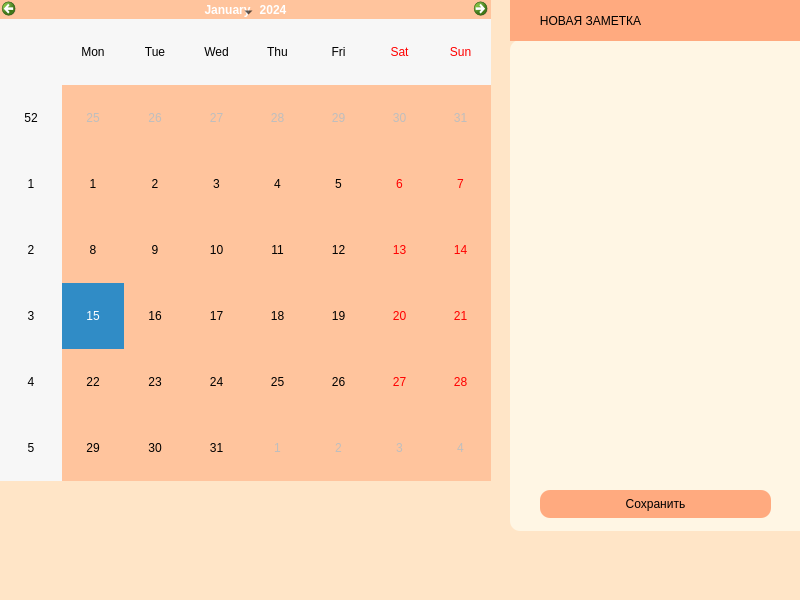
<?xml version="1.0" encoding="UTF-8"?>
<ui version="4.0">
 <class>MainWindow</class>
 <widget class="QMainWindow" name="MainWindow">
  <property name="geometry">
   <rect>
    <x>0</x>
    <y>0</y>
    <width>800</width>
    <height>600</height>
   </rect>
  </property>
  <property name="windowTitle">
   <string>MainWindow</string>
  </property>
  <property name="styleSheet">
   <string notr="true">background-color: rgb(255, 229, 199)</string>
  </property>
  <widget class="QWidget" name="centralwidget">
   <widget class="QCalendarWidget" name="calendarWidget">
    <property name="geometry">
     <rect>
      <x>0</x>
      <y>0</y>
      <width>491</width>
      <height>481</height>
     </rect>
    </property>
    <property name="styleSheet">
     <string notr="true">background-color: rgb(255, 196, 157);
border-radius: 30</string>
    </property>
   </widget>
   <widget class="QPushButton" name="pushButton">
    <property name="geometry">
     <rect>
      <x>540</x>
      <y>490</y>
      <width>231</width>
      <height>28</height>
     </rect>
    </property>
    <property name="styleSheet">
     <string notr="true">background-color: rgb(255, 170, 127);
font: 12pt &quot;Fixedsys&quot;;
border-radius: 10</string>
    </property>
    <property name="text">
     <string>Сохранить</string>
    </property>
   </widget>
   <widget class="QTextEdit" name="textEdit_4">
    <property name="geometry">
     <rect>
      <x>510</x>
      <y>40</y>
      <width>301</width>
      <height>491</height>
     </rect>
    </property>
    <property name="styleSheet">
     <string notr="true">background-color: rgb(255, 246, 228);
border-radius: 10</string>
    </property>
    <property name="html">
     <string>&lt;!DOCTYPE HTML PUBLIC &quot;-//W3C//DTD HTML 4.0//EN&quot; &quot;http://www.w3.org/TR/REC-html40/strict.dtd&quot;&gt;
&lt;html&gt;&lt;head&gt;&lt;meta name=&quot;qrichtext&quot; content=&quot;1&quot; /&gt;&lt;style type=&quot;text/css&quot;&gt;
p, li { white-space: pre-wrap; }
&lt;/style&gt;&lt;/head&gt;&lt;body style=&quot; font-family:'MS Shell Dlg 2'; font-size:7.8pt; font-weight:400; font-style:normal;&quot;&gt;
&lt;p style=&quot;-qt-paragraph-type:empty; margin-top:0px; margin-bottom:0px; margin-left:0px; margin-right:0px; -qt-block-indent:0; text-indent:0px;&quot;&gt;&lt;br /&gt;&lt;/p&gt;&lt;/body&gt;&lt;/html&gt;</string>
    </property>
   </widget>
   <widget class="QLabel" name="label_2">
    <property name="geometry">
     <rect>
      <x>510</x>
      <y>0</y>
      <width>291</width>
      <height>41</height>
     </rect>
    </property>
    <property name="styleSheet">
     <string notr="true">background-color: rgb(255, 170, 127);
font: 12pt &quot;Fixedsys&quot;;</string>
    </property>
    <property name="text">
     <string>         НОВАЯ ЗАМЕТКА</string>
    </property>
   </widget>
   <zorder>textEdit_4</zorder>
   <zorder>calendarWidget</zorder>
   <zorder>pushButton</zorder>
   <zorder>label_2</zorder>
  </widget>
  <widget class="QMenuBar" name="menubar">
   <property name="geometry">
    <rect>
     <x>0</x>
     <y>0</y>
     <width>800</width>
     <height>26</height>
    </rect>
   </property>
  </widget>
  <widget class="QStatusBar" name="statusbar"/>
 </widget>
 <resources/>
 <connections/>
</ui>
